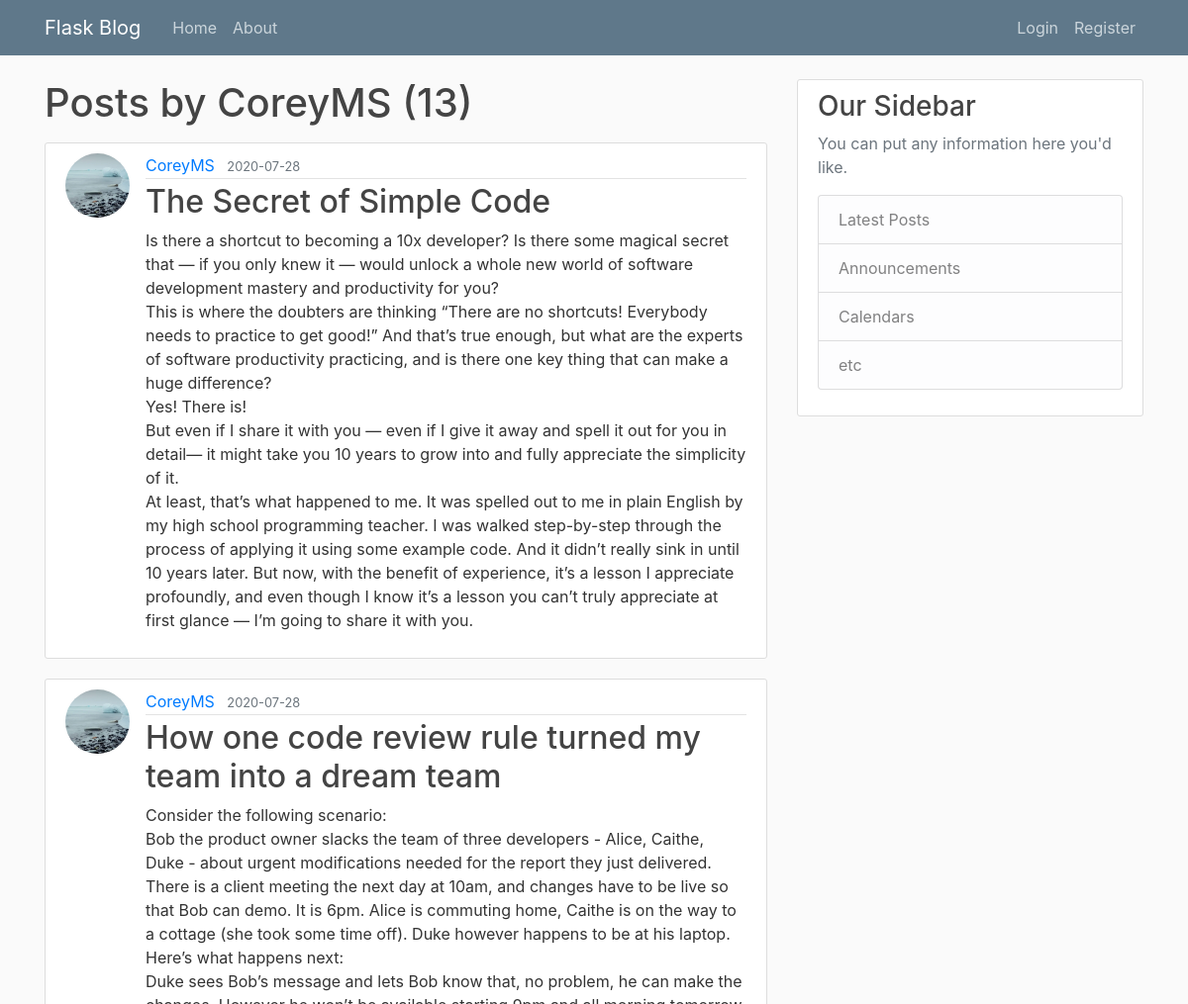
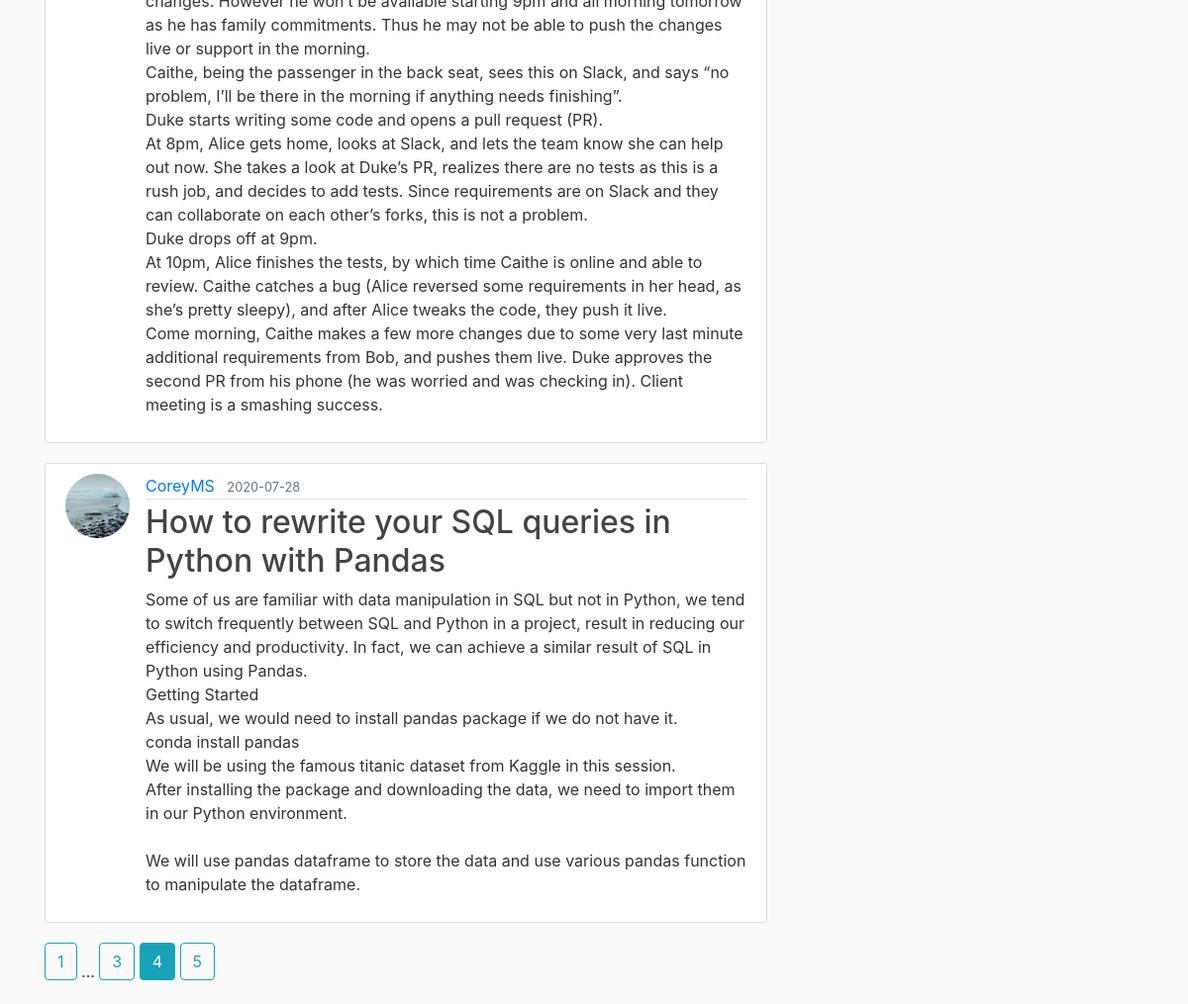
The app's page /user/CoreyMS?page=4 with its own data (2 pictures, top to bottom).
### flaskblog/models.py (models this page shows, shortened)
class User(db.Model, UserMixin):
    id = db.Column(db.Integer, primary_key=True)
    username = db.Column(db.String(20), unique=True, nullable=False)
    email = db.Column(db.String(120), unique=True, nullable=False)
    image_file = db.Column(db.String(120), nullable=False, default='default.jpg')
    password = db.Column(db.String(60), nullable=False)
    posts = db.relationship('Post', backref='author', lazy=True)

class Post(db.Model):
    id = db.Column(db.Integer, primary_key=True)
    title = db.Column(db.String(100), nullable=False)
    date_posted = db.Column(db.DateTime, nullable=False, default=datetime.utcnow)
    content = db.Column(db.Text, nullable=False)
    user_id = db.Column(db.Integer, db.ForeignKey('user.id'), nullable=False)

### flaskblog/users/routes.py (the view)
@users.route('/user/<string:username>')
def user_posts(username):
    page = request.args.get('page', 1, type=int)
    user = User.query.filter_by(username=username).first_or_404()
    posts = Post.query.filter_by(author=user)\
        .order_by(Post.date_posted.desc())\
        .paginate(page=page, per_page=3)
    return render_template('user_posts.html', posts=posts, user=user)

### flaskblog/templates/user_posts.html
{% extends "layout.html" %}
{% block content %}
  <h1 class="mb-3">Posts by {{ user.username }} ({{ posts.total }})</h1>
  {% for post in posts.items %}
    <article class="media content-section">
      <img src="{{ url_for('static', filename='profile_pics/' + post.author.image_file) }}" alt="" class="rounded-circle article-img">
      <div class="media-body">
        <div class="article-metadata">
          <a class="mr-2" href="{{ url_for('users.user_posts', username=post.author.username) }}">{{ post.author.username }}</a>
          <small class="text-muted">{{ post.date_posted.strftime('%Y-%m-%d') }}</small>
        </div>
        <h2><a class="article-title" href="{{ url_for('posts.post', post_id=post.id) }}">{{ post.title }}</a></h2>
        <p class="article-content">{{ post.content }}</p>
      </div>
    </article>
  {% endfor %}
  {% for page_num in posts.iter_pages(left_edge=1, right_edge=1, left_current=1, right_current=2) %}
    {% if page_num %}
      {% if posts.page == page_num %}
        <a class="btn btn-info mb-4" href="{{ url_for('users.user_posts', username=user.username, page=page_num) }}">{{ page_num }}</a>
      {% else %}
        <a class="btn btn-outline-info mb-4" href="{{ url_for('users.user_posts', username=user.username, page=page_num) }}">{{ page_num }}</a>
      {% endif %}
    {% else %}
      ...
    {% endif %}
  {% endfor %}
{% endblock content %}

### flaskblog/static/main.css (style rules this page uses)
body { background: #fafafa; color: #333333; margin-top: 5rem; }
h1, h2, h3, h4, h5, h6 { color: #444444; }
.content-section { background: #ffffff; padding: 10px 20px; border: 1px solid #dddddd; border-radius: 3px; margin-bottom: 20px; }
.article-title { color: #444444; }
.article-content { white-space: pre-line; }
.article-img { height: 65px; width: 65px; margin-right: 16px; }
.article-metadata { padding-bottom: 1px; margin-bottom: 4px; border-bottom: 1px solid #e3e3e3 }

### records on screen
User: username "CoreyMS"
Post: image_file (picture), author.username "CoreyMS", date_posted "2020-07-28", title "The Secret of Simple Code", content "Is there a shortcut to becoming a 10x developer? Is there some magical secret that — if you only knew it — would unlock a whole new world of software development mastery and productivity for you? This is where the doubters are thinking “There are no shortcuts! Everybody needs to practice to get good!” And that’s true enough, but what are the experts of software productivity practicing, and is there one key thing that can make a huge difference? Yes! There is! But even if I share it with you — even if I give it away and spell it out for you in detail— it might take you 10 years to grow into and fully appreciate the simplicity of it. At least, that’s what happened to me. It was spelled out to…"
Post: image_file (picture), author.username "CoreyMS", date_posted "2020-07-28", title "How one code review rule turned my team into a dream team", content "Consider the following scenario: Bob the product owner slacks the team of three developers - Alice, Caithe, Duke - about urgent modifications needed for the report they just delivered. There is a client meeting the next day at 10am, and changes have to be live so that Bob can demo. It is 6pm. Alice is commuting home, Caithe is on the way to a cottage (she took some time off). Duke however happens to be at his laptop. Here’s what happens next: Duke sees Bob’s message and lets Bob know that, no problem, he can make the changes. However he won’t be available starting 9pm and all morning tomorrow as he has family commitments. Thus he may not be able to push the changes live or support in the…"
Post: image_file (picture), author.username "CoreyMS", date_posted "2020-07-28", title "How to rewrite your SQL queries in Python with Pandas", content "Some of us are familiar with data manipulation in SQL but not in Python, we tend to switch frequently between SQL and Python in a project, result in reducing our efficiency and productivity. In fact, we can achieve a similar result of SQL in Python using Pandas. Getting Started As usual, we would need to install pandas package if we do not have it. conda install pandas We will be using the famous titanic dataset from Kaggle in this session. After installing the package and downloading the data, we need to import them in our Python environment. We will use pandas dataframe to store the data and use various pandas function to manipulate the dataframe."

### other values on screen
{{ posts.total }} "13"
{{ page_num }} "1" "3" "5"
{{ page_num }} "4"
